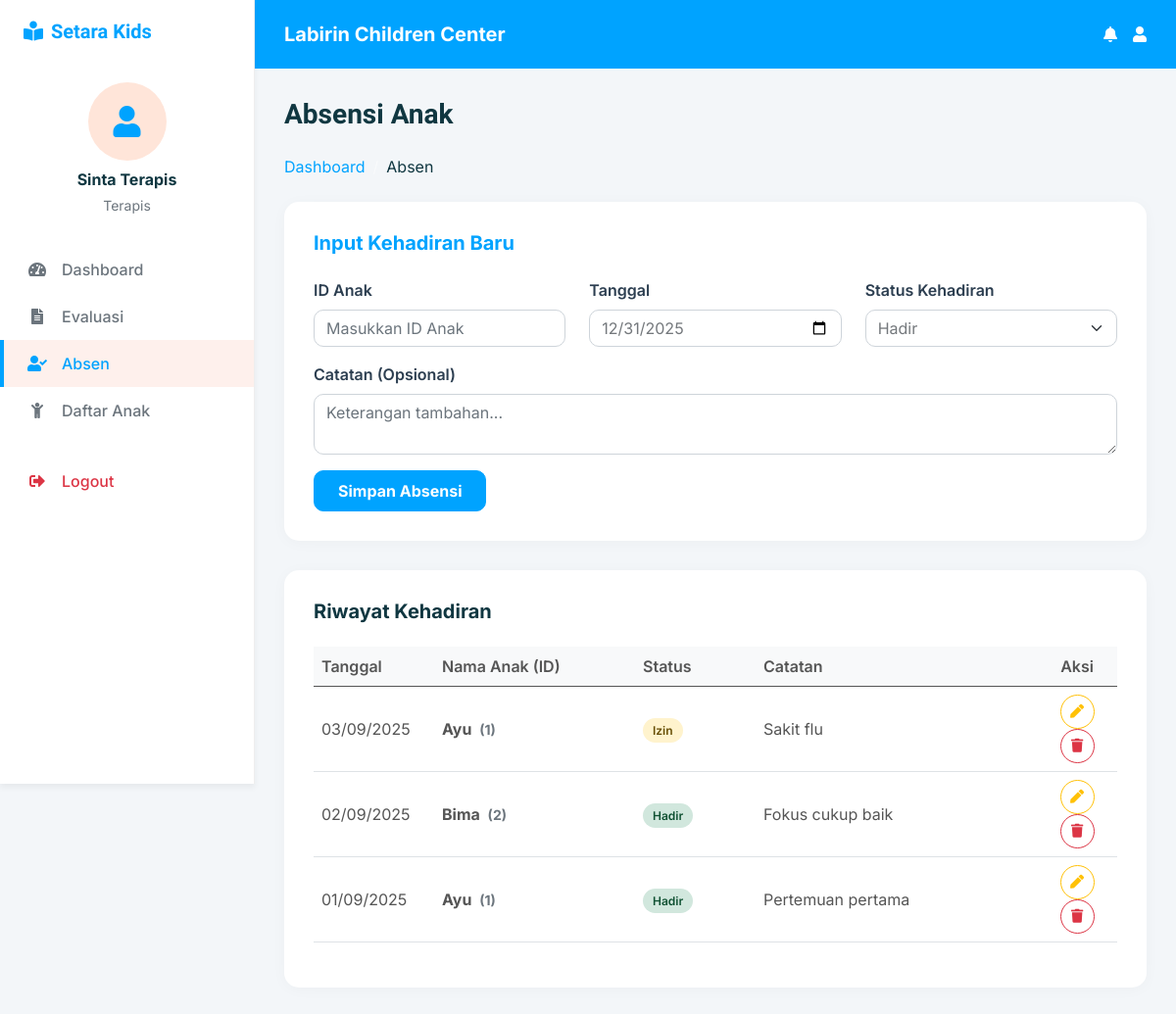
/terapis/absen.php (signed in), run on the app's committed database.
### tables this page shows
CREATE TABLE `users` (
  `user_id` int NOT NULL,
  `username` varchar(50) NOT NULL,
  `password` varchar(255) NOT NULL,
  `email` varchar(100) NOT NULL,
  `role` enum('terapis','orangtua') NOT NULL,
  `nama_lengkap` varchar(100) DEFAULT NULL,
  `alamat` varchar(255) DEFAULT NULL,
  `no_telp` varchar(30) DEFAULT NULL,
  `reset_token` varchar(255) DEFAULT NULL,
  `reset_token_expires` timestamp NULL DEFAULT NULL,
  `created_at` timestamp NULL DEFAULT CURRENT_TIMESTAMP
);

CREATE TABLE `absensi` (
  `absensi_id` int NOT NULL,
  `anak_id` int NOT NULL,
  `terapis_id` int NOT NULL,
  `tanggal` date NOT NULL,
  `status` enum('hadir','izin','sakit','alpa') NOT NULL,
  `catatan` text
);

CREATE TABLE `anak` (
  `anak_id` int NOT NULL,
  `orangtua_id` int NOT NULL,
  `nama_anak` varchar(100) NOT NULL,
  `tanggal_lahir` date DEFAULT NULL,
  `jenis_kelamin` enum('L','P') DEFAULT NULL,
  `paket_id` int DEFAULT NULL,
  `keterangan` text
);

### terapis/absen.php (called while the page is built, shortened)
<?php
$username = $_SESSION['username'] ?? 'Terapis';
$role_display = "Terapis";
$DB_HOST = '127.0.0.1';
$DB_NAME = 'setara';
$DB_USER = 'root';
$DB_PASS = '';
try {
    $pdo = new PDO("mysql:host=$DB_HOST;dbname=$DB_NAME;charset=utf8mb4", $DB_USER, $DB_PASS, [
        PDO::ATTR_ERRMODE => PDO::ERRMODE_EXCEPTION
    ]);
} catch (Exception $e) {
    die("Koneksi database gagal: " . $e->getMessage());
}
$stmtRiwayat = $pdo->query("SELECT ab.*, a.nama_anak
                            FROM absensi ab
                            JOIN anak a ON ab.anak_id = a.anak_id
                            ORDER BY ab.tanggal DESC, ab.absensi_id DESC LIMIT 50");
$riwayat_absen = $stmtRiwayat->fetchAll(PDO::FETCH_ASSOC);
require_once '../api/get_current_user.php';
if (isset($currentUser)) {
    $username = $display_name;
}
include 'absen_view.php';
?>

### api/get_current_user.php (called while the page is built, shortened)
<?php
require_once __DIR__ . '/db.php';
if (isset($_SESSION['user_id'])) {
    try {
        $stmtUser = $pdo->prepare("SELECT * FROM users WHERE user_id = ?");
        $stmtUser->execute([$_SESSION['user_id']]);
        $currentUser = $stmtUser->fetch(PDO::FETCH_ASSOC);
        if ($currentUser) {
            $foto_profil = $currentUser['foto_profil'] ?? 'default.png';
            $display_name = $currentUser['nama_lengkap'] ?: $currentUser['username'];
        }
    } catch (Exception $e) {
    }
}
?>

### terapis/absen_view.php (the view, shortened to what this page needs)
<!DOCTYPE html>
<html lang="id">
<head>
    <link href="https://cdnjs.cloudflare.com/ajax/libs/font-awesome/5.10.0/css/all.min.css" rel="stylesheet">
    <link href="https://cdn.jsdelivr.net/npm/bootstrap-icons@1.4.1/font/bootstrap-icons.css" rel="stylesheet">
    <link href="../lib/animate/animate.min.css" rel="stylesheet">
    <link href="../lib/owlcarousel/assets/owl.carousel.min.css" rel="stylesheet">
    <link href="../css/bootstrap.min.css" rel="stylesheet">
    <link href="../css/style.css" rel="stylesheet">
</head>
<body>
    <div class="sidebar">
        <div class="sidebar-brand">
            <h3 class="text-primary"><i class="fa fa-book-reader me-2"></i>Setara Kids</h3>
        </div>
        <div class="user-panel">
             <div class="user-img-circle">
                <?php if (!empty($foto_profil) && $foto_profil != 'default.png' && file_exists("../img/profil/" . $foto_profil)): ?>
                    <img src="../img/profil/<?php echo htmlspecialchars($foto_profil); ?>" alt="User" style="width:100%; height:100%; object-fit:cover; border-radius:50%;">
                <?php else: ?>
                    <i class="fa fa-user"></i>
                <?php endif; ?>
             </div>
             <h6 class="mb-1 fw-bold text-dark"><?php echo htmlspecialchars($username); ?></h6>
             <small class="text-muted"><?php echo htmlspecialchars($role_display); ?></small>
        </div>
        <nav class="nav flex-column mt-2">
            <a href="dashboard.php" class="nav-link-custom">
                <i class="fa fa-tachometer-alt"></i> Dashboard
            </a>
            <a href="evaluasi.php" class="nav-link-custom">
                <i class="fa fa-file-alt"></i> Evaluasi
            </a>
            <a href="absen.php" class="nav-link-custom active">
                <i class="fa fa-user-check"></i> Absen
            </a>
            <a href="daftar_anak.php" class="nav-link-custom">
                <i class="fa fa-child"></i> Daftar Anak
            </a>
            <a href="../login.html" class="nav-link-custom mt-4 text-danger">
                <i class="fa fa-sign-out-alt"></i> Logout
            </a>
        </nav>
    </div>
    <div class="main-content">
        <div class="topbar">
            <div class="d-flex align-items-center">
                 <h5 class="mb-0 fw-bold text-white">Labirin Children Center</h5>
            </div>
            <div class="d-flex align-items-center">
                <div class="icon-btn ms-3 text-white">
                    <i class="fa fa-bell"></i>
                </div>
                <a href="profile.php" class="icon-btn ms-3 text-white text-decoration-none">
                     <i class="fa fa-user"></i>
                </a>
            </div>
        </div>
        <div class="content-padding">
            <h3 class="mb-4 text-dark fw-bold">Absensi Anak</h3>
            <nav aria-label="breadcrumb">
                <ol class="breadcrumb mb-4">
                    <li class="breadcrumb-item"><a href="dashboard.php" class="text-primary">Dashboard</a></li>
                    <li class="breadcrumb-item active text-dark" aria-current="page">Absen</li>
                </ol>
            </nav>
            <div class="row">
                <div class="col-12">
                    <div class="card-custom">
                        <h5 class="mb-4 fw-bold text-primary" id="form-title">Input Kehadiran Baru</h5>
                        <form action="" method="POST" id="absenForm">
                            <div class="row">
                                <div class="col-md-4 mb-3">
                                    <label for="anak_id" class="form-label">ID Anak</label>
                                    <input type="text" class="form-control" id="anak_id" name="anak_id" placeholder="Masukkan ID Anak" required autocomplete="off">
                                </div>
                                <div class="col-md-4 mb-3">
                                    <label for="tanggal" class="form-label">Tanggal</label>
                                    <input type="date" class="form-control" id="tanggal" name="tanggal" value="<?php echo date('Y-m-d'); ?>" required>
                                </div>
                                <div class="col-md-4 mb-3">
                                    <label for="status" class="form-label">Status Kehadiran</label>
                                    <select class="form-select" id="status" name="status" required>
                                        <option value="hadir">Hadir</option>
                                    </select>
                                </div>
                            </div>
                            <div class="mb-3">
                                <label for="catatan" class="form-label">Catatan (Opsional)</label>
                                <textarea class="form-control" id="catatan" name="catatan" rows="2" placeholder="Keterangan tambahan..."></textarea>
                            </div>
                            <div class="d-flex gap-2">
                                <button type="submit" class="btn btn-primary px-4 py-2 fw-bold" id="btn-submit">Simpan Absensi</button>
                            </div>
                        </form>
                    </div>
                </div>
                <div class="col-12">
                    <div class="card-custom">
                        <h5 class="mb-4 fw-bold text-dark">Riwayat Kehadiran</h5>
                        <div class="table-responsive">
                            <table class="table table-hover table-custom">
                                <thead>
                                    <tr>
                                        <th style="width: 15%;">Tanggal</th>
                                        <th style="width: 25%;">Nama Anak (ID)</th>
                                        <th style="width: 15%;">Status</th>
                                        <th>Catatan</th>
                                        <th class="text-center" style="width: 10%;">Aksi</th>
                                    </tr>
                                </thead>
                                <tbody>
                                    <?php if(count($riwayat_absen) > 0): ?>
                                        <?php foreach($riwayat_absen as $row): ?>
                                            <?php
                                            $badge_class = 'status-hadir';
                                            if($row['status'] == 'izin') $badge_class = 'status-izin';
                                            ?>
                                        <tr>
                                            <td><?php echo date('d/m/Y', strtotime($row['tanggal'])); ?></td>
                                            <td class="fw-bold">
                                                <?php echo htmlspecialchars($row['nama_anak']); ?>
                                                <small class="text-muted ms-1">(<?php echo htmlspecialchars($row['anak_id']); ?>)</small>
                                            </td>
                                            <td><span class="status-badge <?php echo $badge_class; ?>"><?php echo ucfirst($row['status']); ?></span></td>
                                            <td><?php echo nl2br(htmlspecialchars($row['catatan'] ?? '-')); ?></td>
                                            <td class="text-center">
                                                <button class="btn btn-sm btn-outline-warning btn-action"
                                                    onclick='editItem(<?php echo json_encode($row); ?>)'>
                                                    <i class="fa fa-pen"></i>
                                                </button>
                                                <a href="absen.php?action=delete&id=<?php echo $row['absensi_id']; ?>"
                                                   class="btn btn-sm btn-outline-danger btn-action"
                                                   onclick="return confirm('Yakin ingin menghapus data ini?')">
                                                    <i class="fa fa-trash"></i>
                                                </a>
                                            </td>
                                        </tr>
                                        <?php endforeach; ?>
                                    <?php else: ?>
                                        <tr>
                                            <td colspan="5" class="text-center py-4">Belum ada data kehadiran.</td>
                                        </tr>
                                    <?php endif; ?>
                                </tbody>
                            </table>
                        </div>
                    </div>
                </div>
            </div>
        </div>
    </div>
</body>
</html>

### css/style.css (style rules this page uses)
:root { --primary: #00A3FF; --light: #E0F4FF; --dark: #00566B; }
.text-primary { color: #00A3FF !important; }
.btn-primary { background-color: #00A3FF !important; border-color: #00A3FF !important; }
.btn { font-weight: 500; transition: .5s; }
.btn.btn-primary { color: #FFFFFF; }
h1, h2, h3, h4, .h1, .h2, .h3, .h4, .display-1, .display-2, .display-3, .display-4, .display-5, .display-6 { font-family: 'Heebo', sans-serif; font-weight: 700; }
h5, h6, .h5, .h6 { font-weight: 600; }
.breadcrumb-item+.breadcrumb-item::before { color: rgba(255, 255, 255, .5); }

### terapis/absen_view.php (style rules this page uses)
body { background-color: #f3f6f9; font-family: 'Inter', sans-serif; overflow-x: hidden; }
.sidebar { width: 260px; height: 100vh; position: fixed; top: 0; left: 0; background: #ffffff; box-shadow: 0 4px 6px rgba(0,0,0,0.05); z-index: 1000; padding-top: 20px; border-right: 1px solid #eee; }
.main-content { margin-left: 260px; padding: 0; min-height: 100vh; display: flex; flex-direction: column; }
.sidebar-brand { padding: 0 24px; margin-bottom: 40px; display: flex; align-items: center; }
.sidebar-brand h3 { color: var(--primary); font-size: 1.25rem; margin: 0; font-weight: 700; }
.user-panel { text-align: center; padding: 0 20px; margin-bottom: 30px; }
.user-img-circle { width: 80px; height: 80px; background-color: #ffe5d9; color: var(--primary); border-radius: 50%; display: flex; align-items: center; justify-content: center; margin: 0 auto 10px; font-size: 32px; }
.nav-link-custom { padding: 12px 24px; display: flex; align-items: center; color: #6c757d; text-decoration: none; transition: all 0.3s; font-weight: 500; border-left: 4px solid transparent; }
.nav-link-custom:hover, .nav-link-custom.active { background-color: #fef0ec; color: var(--primary); border-left-color: var(--primary); }
.nav-link-custom i { margin-right: 15px; width: 20px; text-align: center; }
.topbar { background: var(--primary) !important; height: 70px; display: flex; align-items: center; justify-content: space-between; padding: 0 30px; color: white; }
.content-padding { padding: 30px; }
.card-custom { background: #fff; border-radius: 15px; border: none; padding: 30px; box-shadow: 0 2px 15px rgba(0,0,0,0.03); margin-bottom: 30px; }
.form-label { font-weight: 600; color: #2c3e50; }
.table-custom th { font-weight: 600; color: #555; background-color: #f8f9fa; }
.table-custom td { vertical-align: middle; color: #555; }
.btn-action { width: 35px; height: 35px; display: inline-flex; align-items: center; justify-content: center; border-radius: 50%; margin: 0 2px; }
.status-badge { padding: 5px 10px; border-radius: 15px; font-size: 12px; font-weight: 600; text-transform: capitalize; }
.status-hadir { background-color: #d1e7dd; color: #0f5132; }
.status-izin { background-color: #fff3cd; color: #664d03; }

### data on the page
users: nama_lengkap "Sinta Terapis"
absensi: tanggal "03/09/2025", anak.nama_anak "Ayu", anak "1", status "Izin", catatan "Sakit flu"
absensi: tanggal "02/09/2025", anak.nama_anak "Bima", anak "2", status "Hadir", catatan "Fokus cukup baik"
absensi: tanggal "01/09/2025", anak.nama_anak "Ayu", anak "1", status "Hadir", catatan "Pertemuan pertama"

### other printed values
$role_display "Terapis"
